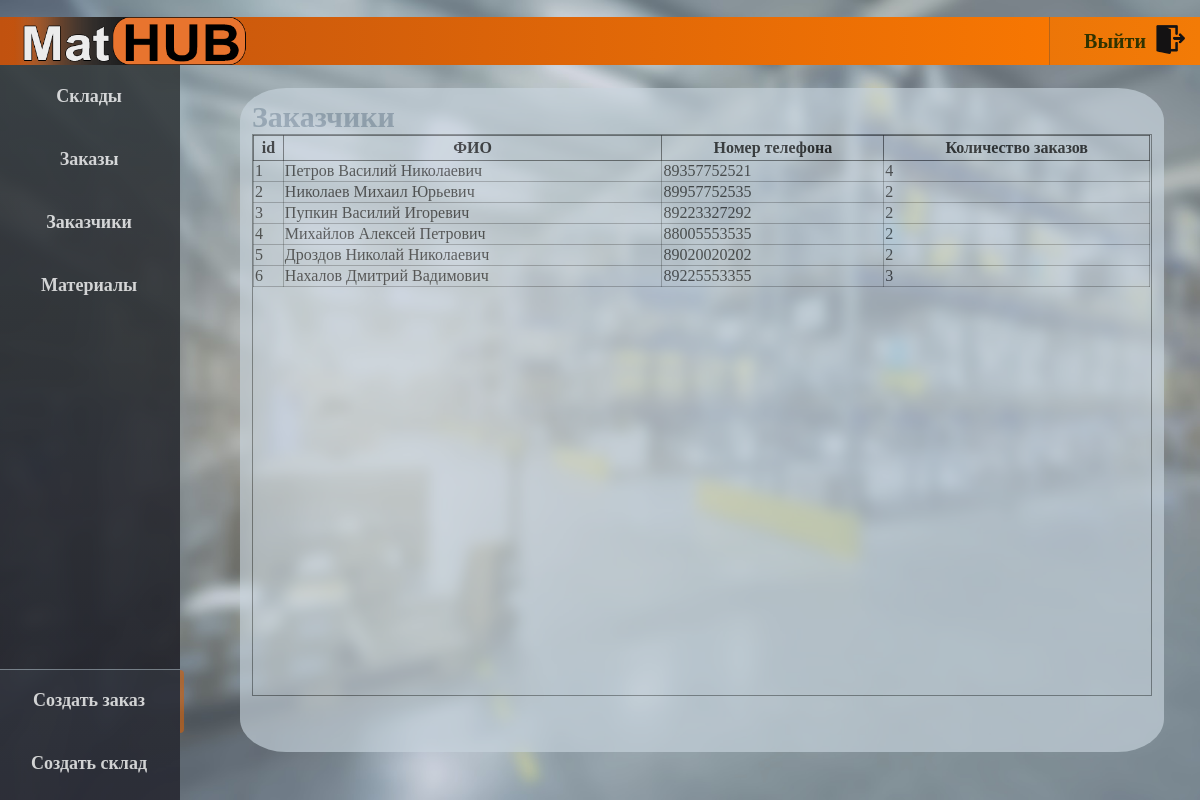
Screenshot of /consumer (signed in) with the database file from the repository.
### mymain/models.py (models this page shows, shortened)
class Consumer(models.Model):
    consumer_name = models.CharField (max_length=70, blank=False)
    consumer_phone = models.CharField (max_length=11, blank=False)
    consumer_info = models.TextField (max_length=500, blank=True)

### mymain/views.py (the view)
# urls.py: path('consumer', consumers, name="consumers"),
def consumers (request):
    consumer = Consumer.objects.select_related('id').values('id', 'consumer_name','consumer_phone').annotate(total_count=models.aggregates.Count('order'))
    data = {"consumers": consumer,
            "field_num": Fields_num()}
    return render(request, "consumers.html", data)

### templates/consumers.html
{% extends "index.html" %}
{% block content %}
<div class="container">
    <div>
        <h1 id="title"> Заказчики </h1>
    </div>
    <div id="table">
        <table class="info">
            <tbody>
            <tr><th>id</th><th>ФИО</th><th>Номер телефона</th><th>Количество заказов</th></tr>
        {% for i in consumers %}
            <tr class="tr_active"><td>{{ i.id }}</td><td>{{ i.consumer_name }}</td><td>{{ i.consumer_phone }}</td><td> {{ i.total_count }} </td></tr>
        {% endfor %}
            </tbody>
        </table>
    </div>
</div>
{% endblock %}

### static/assets/css/style.css (style rules this page uses)
h1, h2, h3, h4, h5, h6 { margin: 0px; }
html { margin: 0; background: #73767c; background-image: url(../images/bg.jpg); background-repeat: no-repeat; background-attachment: fixed; -webkit-background-size: cover; -moz-background-size: cover; -o-background-size: cover; background-size: cover; font-family: Calibri; }
body { position: fixed; margin: auto; font-size: 15px; color: #000000; width: 100vw; }
.container { position: absolute; top: 11dvh; left: 20dvw; height: 80dvh; width: 75dvw; padding: 1%; border-radius: 5%; background: #c8d5dd; z-index: -50; opacity: 0.65; }
#title { font-size: 2.5dvw; color: #6D8296C0; }
#table { border: solid; border-width: 1px; border-color: rgba(0, 0, 0, .5); height: 70dvh; overflow-y: scroll; }
.info { border-collapse: collapse; height: auto; width: 99.9%; }
th { border: solid; border-width: 1px; height: 25px; border-color: #000000A0; }
td { border: solid; border-width: 1px; border-color: #00000050; }
.tr_active { color: #202020; transition: .2s; }

### rows the page displays
Consumer: id "1", consumer_name "Петров Василий Николаевич", consumer_phone "89357752521", total_count "4"
Consumer: id "2", consumer_name "Николаев Михаил Юрьевич", consumer_phone "89957752535", total_count "2"
Consumer: id "3", consumer_name "Пупкин Василий Игоревич", consumer_phone "89223327292", total_count "2"
Consumer: id "4", consumer_name "Михайлов Алексей Петрович", consumer_phone "88005553535", total_count "2"
Consumer: id "5", consumer_name "Дроздов Николай Николаевич", consumer_phone "89020020202", total_count "2"
Consumer: id "6", consumer_name "Нахалов Дмитрий Вадимович", consumer_phone "89225553355", total_count "3"
